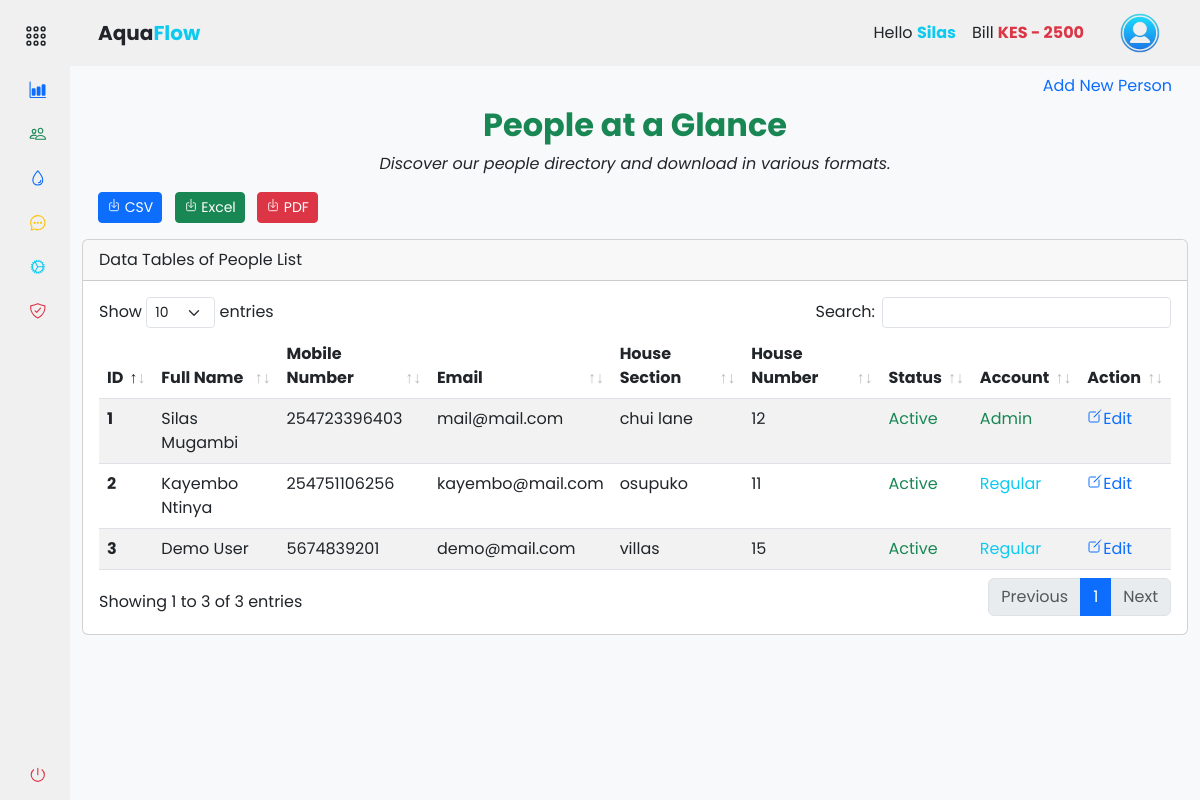
Page /accounts/people/people_list (signed in) on the earlier database version.
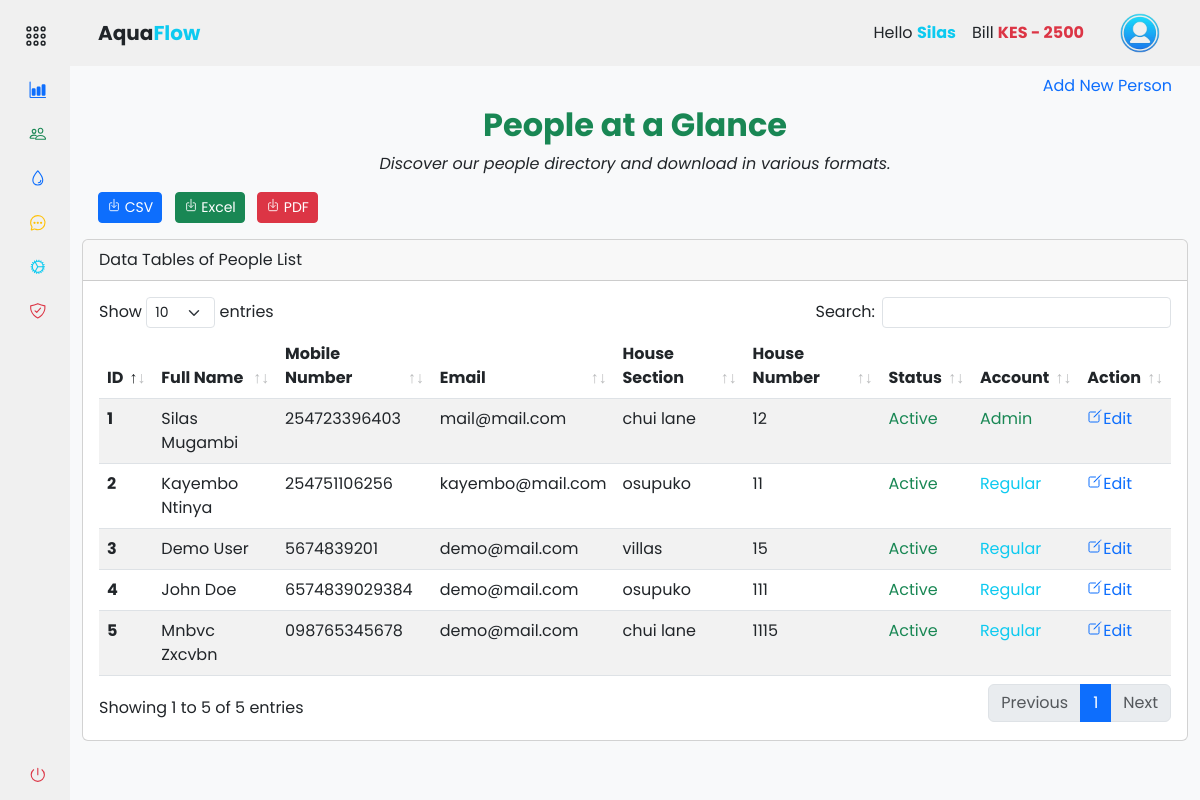
Same page on the later database version.
### app/backend/models/user.py (models this page shows, shortened)
class User(db.Model, UserMixin):
    id = db.Column(db.Integer, primary_key=True)
    mobile_number = db.Column(db.String(20), unique=True, nullable=False)
    password_hash = db.Column(db.String(128), nullable=False)
    first_name = db.Column(db.String(50))
    last_name = db.Column(db.String(50))
    email = db.Column(db.String(120))
    house_section = db.Column(db.String(50))
    house_number = db.Column(db.String(20))
    profile_image = db.Column(db.String(255))
    is_active = db.Column(db.Boolean, default=True)
    is_admin = db.Column(db.Boolean, default=False)
    meter_readings = db.relationship('MeterReading', backref='user', lazy=True)
    payments = db.relationship('Payment', backref='user', lazy=True)

### app/backend/accounts/people/routes.py (the view)
@people_bp.route('/people_list', methods=['GET', 'POST'])
@login_required
def people_list():
    if current_user.is_authenticated:
        people_list = User.query.all()
        add_form = AddUserForm()
        house_sections = []
        settings = Settings.query.first()
        if settings:
            house_sections = [(section, section) for section in settings.house_sections.split(',')]
        return render_template('accounts/people_list.html', people_list=people_list, house_sections=house_sections, form=add_form, hide_footer=True)
    else:
        return redirect(url_for('auth.login'))

### app/backend/accounts/people/forms.py (shortened to what this page needs)
class AddUserForm(FlaskForm):
    first_name = StringField('First Name', validators=[DataRequired(), Length(max=50)])
    last_name = StringField('Last Name', validators=[DataRequired(), Length(max=50)])
    mobile_number = StringField('Mobile Number', validators=[DataRequired(), Length(min=10, max=20)])
    email = StringField('Email', validators=[Optional(), Length(max=50)])
    house_section = SelectField('House Section', validators=[DataRequired()], coerce=str)
    house_number = StringField('House Number', validators=[DataRequired(), Length(max=50)])
    password = PasswordField('Password', validators=[DataRequired(), Length(min=6), EqualTo('confirm_password', message='Passwords must match')])
    confirm_password = PasswordField('Confirm Password', validators=[DataRequired()])
    submit = SubmitField('Register')

### app/backend/accounts/accounts_context.py (called while the page is built)
def accounts_context():
    people = 'silas'
    bill = int('2500')
    return {'people': people, 'bill': bill}

def inject_now():
    return {'now': datetime.utcnow() + timedelta(hours=3)}

### app/assets/templates/accounts/people_list.html (shortened to what this page needs)
{% extends "base.html" %} {% block content %}
<section class="container-fluid">
  <ul class="nav nav-pills justify-content-end border-0">
    <li type="button" class="nav-item">
      <a
        class="nav-link"
        data-bs-toggle="modal"
        data-bs-target="#addNewPersonModal"
        >Add New Person</a
      >
    </li>
  </ul>
  <div class="text-center">
    <h2 class="fw-bold text-success">People at a Glance</h2>
    <p class="mt-2 fst-italic">
      Discover our people directory and download in various formats.
    </p>
  </div>
  <div class="row">
    <div class="col-md-12">
      <div class="float-start ms-3">
        <a
          href="{{ url_for('accounts.people.download_users', format='csv') }}"
          class="btn btn-sm me-2 btn-primary"
          download="people_list.csv"
        >
          <ion-icon name="download-outline"></ion-icon> CSV
        </a>
        <a
          href="{{ url_for('accounts.people.download_users', format='excel') }}"
          class="btn btn-sm me-2 btn-success"
          download="people_list.xlsx"
        >
          <ion-icon name="download-outline"></ion-icon> Excel
        </a>
        <a
          href="{{ url_for('accounts.people.download_users', format='pdf') }}"
          class="btn btn-sm me-2 btn-danger"
          download="people_list.pdf"
        >
          <ion-icon name="download-outline"></ion-icon> PDF
        </a>
      </div>
    </div>
  </div>
  <div class="col-md-12">
    <div class="card mt-3 mb-3">
      <div class="card-header">Data Tables of People List</div>
      <div class="card-body">
        <div class="table-responsive">
          <table class="table table-striped data-table" style="width: 100%">
            <thead>
              <tr>
                <th scope="col">ID</th>
                <th scope="col">Full Name</th>
                <th scope="col">Mobile Number</th>
                <th scope="col">Email</th>
                <th scope="col">House Section</th>
                <th scope="col">House Number</th>
                <th scope="col">Status</th>
                <th scope="col">Account</th>
                <th scope="col">Action</th>
              </tr>
            </thead>
            <tbody>
              {% for person in people_list %}
              <tr>
                <th scope="row">{{ person.id }}</th>
                <td>
                  {{ person.first_name.title() ~ " " ~ person.last_name.title()
                  }}
                </td>
                <td>{{ person.mobile_number }}</td>
                <td>{{ person.email }}</td>
                <td>{{ person.house_section }}</td>
                <td>{{ person.house_number }}</td>
                <td>
                  {% if person.is_active %}
                  <span class="text-success">Active</span>
                  {% else %}
                  <span class="text-danger">Inactive</span>
                  {% endif %}
                </td>
                <td>
                  {% if person.is_admin %}
                  <span class="text-success">Admin</span>
                  {% else %}
                  <span class="text-info">Regular</span>
                  {% endif %}
                </td>
                <td>
                  {% if current_user.is_admin or current_user.id == person.id %}
                  <a
                    href="{{ url_for('accounts.people.edit_user', user_id=person.id) }}"
                  >
                    <ion-icon name="create-outline"></ion-icon>Edit
                  </a>
                  {% else %}
                  <span class="text-muted">No Edit Permission</span>
                  {% endif %}
                </td>
              </tr>
              {% endfor %}
            </tbody>
          </table>
        </div>
      </div>
    </div>
  </div>
</section>
{% endblock %}

### app/assets/templates/base.html (shortened to what this page needs)
<!DOCTYPE html>
<html lang="en">
  <head>
    <link
      rel="stylesheet"
      href="{{ url_for('static', filename='css/vendor/bootstrap.min.css') }}"
    />
    <link
      rel="stylesheet"
      href="{{ url_for('static', filename='css/datatables/dataTables.bootstrap5.min.css') }}"
    />
    <link
      rel="stylesheet"
      href="{{ url_for('static', filename='css/styles.css') }}"
    />
  </head>
  <body>
    <div class="wrapper">
      {% include '/components/sidebar.html' %}
      <main class="main">
        {% include '/components/navbar.html' %}
        {% block content %}{% endblock %}
      </main>
    </div>
  </body>
</html>

### app/assets/templates/components/sidebar.html (shortened to what this page needs)
{% if not hide_sidebar %}
<aside id="sidebar">
  <div class="d-flex mt-2">
    <button class="toggle-btn" type="button">
      <ion-icon name="apps-outline" class="text-dark"></ion-icon>
    </button>
  </div>
  <ul class="sidebar-nav">
    <li class="sidebar-item">
      <a
        href="{{ url_for('accounts.dashboard.dashboard') }}"
        class="sidebar-link"
      >
        <ion-icon name="bar-chart" class="text-primary me-2"></ion-icon>
      </a>
    </li>
    <li class="sidebar-item">
      <a
        href="{{ url_for('accounts.people.people_list') }}"
        class="sidebar-link"
      >
        <ion-icon name="people-outline" class="text-success"></ion-icon>
      </a>
    </li>
    <li class="sidebar-item">
      <a
        href="#records_water_supply"
        class="sidebar-link collapsed has-dropdown"
        data-bs-toggle="collapse"
        data-bs-target="#records_water"
        aria-expanded="false"
        aria-controls="records_water"
      >
        <ion-icon name="water-outline" class="text-primary"></ion-icon>
      </a>
    </li>
    <li class="sidebar-item">
      <a
        href="{{ url_for('accounts.messages.messages') }}"
        class="sidebar-link"
      >
        <ion-icon
          name="chatbubble-ellipses-outline"
          class="text-warning"
        ></ion-icon>
      </a>
    </li>
    <li class="sidebar-item">
      <a
        href="{{ url_for('accounts.settings.settings') }}"
        class="sidebar-link"
      >
        <ion-icon name="cog-outline" class="text-info"></ion-icon>
      </a>
    </li>
    <li class="sidebar-item">
      <a
        href="{{ url_for('accounts.security.security_options') }}"
        class="sidebar-link"
      >
        <ion-icon
          name="shield-checkmark-outline"
          class="text-danger"
        ></ion-icon>
      </a>
    </li>
  </ul>
  <div class="sidebar-footer">
    <a
      class="sidebar-link"
      href="{{ url_for('auth.logout') }}"
      onclick="localStorage.clear();"
    >
      <ion-icon name="power-outline" class="text-danger"></ion-icon>
    </a>
  </div>
</aside>
{% endif %}

### app/assets/templates/components/navbar.html (shortened to what this page needs)
{% if not hide_navbar %}
<header
  id="navbar"
  class="navbar navbar-expand-lg sticky-sm-top {% if not current_user.is_authenticated %}bg-dark{% endif %}"
>
  <div class="container-fluid">
    <a
      class="navbar-brand text-center d-flex align-items-center fw-bold ms-3 {% if not current_user.is_authenticated %}text-light{% else %}text-dark{% endif %}"
      href="#"
    >
      Aqua<span class="text-info">Flow</span>
    </a>
    <div class="collapse navbar-collapse" id="navbarToggler">
      <div class="d-flex align-items-center ms-auto">
         {% if current_user.is_authenticated %}
        <ul class="navbar-nav me-3">
          <li class="nav-item">
            <a class="nav-link text-dark">
              Hello
              <span class="text-info fw-bold"
                >{{ current_user.first_name.title() }}</span
              >
            </a>
          </li>
          <li class="nav-item">
            <a class="nav-link text-dark">
              Bill
              <span
                class="fw-bold {% if bill > 0 %}text-danger{% else %}text-success{% endif %}"
                >KES {% if bill > 0 %}-{% endif %} {{ bill }}</span
              >
            </a>
          </li>
        </ul>
        <div class="btn-group">
          <button
            type="button"
            class="btn navbar-brand rounded-circle border-0"
            data-bs-toggle="dropdown"
            aria-expanded="false"
          >
            <img
              src="{{ url_for('static', filename='images/user.png') }}"
              alt="logo image"
              height="40px"
              width="40px"
            />
          </button>
        </div>
        {% endif %}
      </div>
    </div>
  </div>
</header>
{% endif %}

### app/assets/static/css/styles.css (style rules this page uses)
a { text-decoration: none; cursor: pointer; }
li { list-style: none; }
button { border: none !important; outline: none; }
body { font-family: "Poppins", sans-serif; }
.wrapper { display: flex; overflow: hidden; height: 100vh; }
#sidebar { width: 70px; min-width: 70px; z-index: 1000; transition: all 0.25s ease-in-out; display: flex; flex-direction: column; }
.toggle-btn { background-color: transparent; cursor: pointer; border: 0; padding: 1rem 1.5rem; }
.toggle-btn ion-icon { color: #000; font-size: 1.5rem; }
.sidebar-nav { padding: 0rem; flex: 1 1 auto; }
a.sidebar-link { padding: 0.625rem 1.625rem; color: #000; display: block; font-size: 0.9rem; border-radius: 5px; white-space: nowrap; border-left: 3px solid transparent; transition: background-color 0.3s ease, margin-inline-start 0.3s ease, border-left 0.3s ease; }
.sidebar-link ion-icon { font-size: 1.1rem; margin-right: 0.75rem; }
.sidebar-item { position: relative; }
.main { min-height: 100vh; width: 100%; overflow-y: scroll; transition: all 0.35s ease-in-out; background-color: rgb(248, 249, 250); }
.navbar, #sidebar { background-color: #f0f0f0; z-index: 1000; }

Differences in the rows shown:
added User: id "4", first_name "John Doe", mobile_number "6574839029384", email "demo@mail.com", house_section "osupuko", house_number "111", is_active "Active", is_admin "Regular"
added User: id "5", first_name "Mnbvc Zxcvbn", mobile_number "098765345678", email "demo@mail.com", house_section "chui lane", house_number "1115", is_active "Active", is_admin "Regular"
Other differences:
text written by a page script: "Show entries Search: Showing 1 to 3 of 3 entries Previous 1 Next" → "Show entries Search: Showing 1 to 5 of 5 entries Previous 1 Next"
